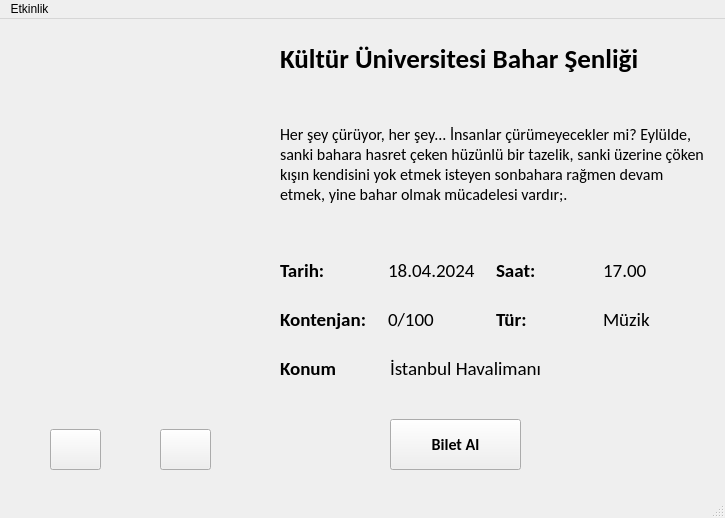
<?xml version="1.0" encoding="UTF-8"?>
<ui version="4.0">
 <class>MainWindow</class>
 <widget class="QMainWindow" name="MainWindow">
  <property name="geometry">
   <rect>
    <x>0</x>
    <y>0</y>
    <width>725</width>
    <height>518</height>
   </rect>
  </property>
  <property name="windowTitle">
   <string>Etkinlik</string>
  </property>
  <widget class="QWidget" name="centralwidget">
   <widget class="QLabel" name="aciklamaLabel">
    <property name="geometry">
     <rect>
      <x>280</x>
      <y>60</y>
      <width>431</width>
      <height>171</height>
     </rect>
    </property>
    <property name="font">
     <font>
      <family>Calibri</family>
      <pointsize>12</pointsize>
     </font>
    </property>
    <property name="frameShape">
     <enum>QFrame::NoFrame</enum>
    </property>
    <property name="text">
     <string>Her şey çürüyor, her şey... İnsanlar çürümeyecekler mi? Eylülde, sanki bahara hasret çeken hüzünlü bir tazelik, sanki üzerine çöken kışın kendisini yok etmek isteyen sonbahara rağmen devam etmek, yine bahar olmak mücadelesi vardır;.</string>
    </property>
    <property name="scaledContents">
     <bool>false</bool>
    </property>
    <property name="wordWrap">
     <bool>true</bool>
    </property>
   </widget>
   <widget class="QLabel" name="foto">
    <property name="enabled">
     <bool>true</bool>
    </property>
    <property name="geometry">
     <rect>
      <x>30</x>
      <y>30</y>
      <width>200</width>
      <height>300</height>
     </rect>
    </property>
    <property name="text">
     <string/>
    </property>
    <property name="scaledContents">
     <bool>true</bool>
    </property>
    <property name="alignment">
     <set>Qt::AlignCenter</set>
    </property>
   </widget>
   <widget class="QWidget" name="verticalLayoutWidget">
    <property name="geometry">
     <rect>
      <x>280</x>
      <y>10</y>
      <width>421</width>
      <height>60</height>
     </rect>
    </property>
    <layout class="QVBoxLayout" name="verticalLayout_2">
     <item>
      <widget class="QLabel" name="etkinlikLabel">
       <property name="font">
        <font>
         <family>Calibri</family>
         <pointsize>20</pointsize>
         <weight>75</weight>
         <bold>true</bold>
        </font>
       </property>
       <property name="text">
        <string>Kültür Üniversitesi Bahar Şenliği</string>
       </property>
       <property name="alignment">
        <set>Qt::AlignLeading|Qt::AlignLeft|Qt::AlignVCenter</set>
       </property>
      </widget>
     </item>
    </layout>
   </widget>
   <widget class="QPushButton" name="biletButon">
    <property name="geometry">
     <rect>
      <x>390</x>
      <y>400</y>
      <width>131</width>
      <height>51</height>
     </rect>
    </property>
    <property name="font">
     <font>
      <family>Calibri</family>
      <pointsize>12</pointsize>
      <weight>75</weight>
      <bold>true</bold>
     </font>
    </property>
    <property name="text">
     <string>Bilet Al</string>
    </property>
   </widget>
   <widget class="QPushButton" name="oncekiButon">
    <property name="geometry">
     <rect>
      <x>50</x>
      <y>410</y>
      <width>51</width>
      <height>41</height>
     </rect>
    </property>
    <property name="text">
     <string/>
    </property>
    <property name="icon">
     <iconset>
      <normaloff>../../kütüphane/ui/sol.png</normaloff>../../kütüphane/ui/sol.png</iconset>
    </property>
    <property name="iconSize">
     <size>
      <width>32</width>
      <height>32</height>
     </size>
    </property>
   </widget>
   <widget class="QPushButton" name="sonrakiButon">
    <property name="geometry">
     <rect>
      <x>160</x>
      <y>410</y>
      <width>51</width>
      <height>41</height>
     </rect>
    </property>
    <property name="font">
     <font>
      <pointsize>8</pointsize>
     </font>
    </property>
    <property name="text">
     <string/>
    </property>
    <property name="icon">
     <iconset>
      <normaloff>../../kütüphane/ui/sağ.png</normaloff>../../kütüphane/ui/sağ.png</iconset>
    </property>
    <property name="iconSize">
     <size>
      <width>32</width>
      <height>32</height>
     </size>
    </property>
   </widget>
   <widget class="QWidget" name="gridLayoutWidget">
    <property name="geometry">
     <rect>
      <x>280</x>
      <y>230</y>
      <width>435</width>
      <height>91</height>
     </rect>
    </property>
    <layout class="QGridLayout" name="gridLayout">
     <property name="rightMargin">
      <number>10</number>
     </property>
     <item row="0" column="0">
      <widget class="QLabel" name="label_7">
       <property name="font">
        <font>
         <family>Calibri</family>
         <pointsize>14</pointsize>
         <weight>75</weight>
         <bold>true</bold>
        </font>
       </property>
       <property name="text">
        <string>Tarih:</string>
       </property>
      </widget>
     </item>
     <item row="0" column="3">
      <widget class="QLabel" name="saatLabel">
       <property name="font">
        <font>
         <family>Calibri</family>
         <pointsize>14</pointsize>
        </font>
       </property>
       <property name="text">
        <string>17.00</string>
       </property>
       <property name="alignment">
        <set>Qt::AlignLeading|Qt::AlignLeft|Qt::AlignVCenter</set>
       </property>
      </widget>
     </item>
     <item row="0" column="2">
      <widget class="QLabel" name="label_8">
       <property name="font">
        <font>
         <family>Calibri</family>
         <pointsize>14</pointsize>
         <weight>75</weight>
         <bold>true</bold>
        </font>
       </property>
       <property name="text">
        <string>Saat:</string>
       </property>
      </widget>
     </item>
     <item row="1" column="3">
      <widget class="QLabel" name="turLabel">
       <property name="font">
        <font>
         <family>Calibri</family>
         <pointsize>14</pointsize>
        </font>
       </property>
       <property name="text">
        <string>Müzik</string>
       </property>
       <property name="alignment">
        <set>Qt::AlignLeading|Qt::AlignLeft|Qt::AlignVCenter</set>
       </property>
      </widget>
     </item>
     <item row="0" column="1">
      <widget class="QLabel" name="tarihLabel">
       <property name="font">
        <font>
         <family>Calibri</family>
         <pointsize>14</pointsize>
        </font>
       </property>
       <property name="text">
        <string>18.04.2024</string>
       </property>
       <property name="alignment">
        <set>Qt::AlignLeading|Qt::AlignLeft|Qt::AlignVCenter</set>
       </property>
      </widget>
     </item>
     <item row="1" column="0">
      <widget class="QLabel" name="label_9">
       <property name="font">
        <font>
         <family>Calibri</family>
         <pointsize>14</pointsize>
         <weight>75</weight>
         <bold>true</bold>
        </font>
       </property>
       <property name="text">
        <string>Kontenjan:</string>
       </property>
      </widget>
     </item>
     <item row="1" column="1">
      <widget class="QLabel" name="kontenjanLabel">
       <property name="font">
        <font>
         <family>Calibri</family>
         <pointsize>14</pointsize>
        </font>
       </property>
       <property name="text">
        <string>0/100</string>
       </property>
       <property name="alignment">
        <set>Qt::AlignLeading|Qt::AlignLeft|Qt::AlignVCenter</set>
       </property>
      </widget>
     </item>
     <item row="1" column="2">
      <widget class="QLabel" name="label_10">
       <property name="font">
        <font>
         <family>Calibri</family>
         <pointsize>14</pointsize>
         <weight>75</weight>
         <bold>true</bold>
        </font>
       </property>
       <property name="text">
        <string>Tür:</string>
       </property>
      </widget>
     </item>
    </layout>
   </widget>
   <widget class="QLabel" name="konumLabel">
    <property name="geometry">
     <rect>
      <x>390</x>
      <y>320</y>
      <width>321</width>
      <height>59</height>
     </rect>
    </property>
    <property name="minimumSize">
     <size>
      <width>0</width>
      <height>0</height>
     </size>
    </property>
    <property name="font">
     <font>
      <family>Calibri</family>
      <pointsize>14</pointsize>
      <weight>50</weight>
      <bold>false</bold>
     </font>
    </property>
    <property name="text">
     <string>İstanbul Havalimanı</string>
    </property>
    <property name="alignment">
     <set>Qt::AlignLeading|Qt::AlignLeft|Qt::AlignVCenter</set>
    </property>
   </widget>
   <widget class="QLabel" name="label_13">
    <property name="geometry">
     <rect>
      <x>280</x>
      <y>320</y>
      <width>239</width>
      <height>59</height>
     </rect>
    </property>
    <property name="font">
     <font>
      <family>Calibri</family>
      <pointsize>14</pointsize>
      <weight>75</weight>
      <bold>true</bold>
     </font>
    </property>
    <property name="text">
     <string>Konum</string>
    </property>
   </widget>
  </widget>
  <widget class="QMenuBar" name="menubar">
   <property name="geometry">
    <rect>
     <x>0</x>
     <y>0</y>
     <width>725</width>
     <height>21</height>
    </rect>
   </property>
   <widget class="QMenu" name="menuKitap">
    <property name="title">
     <string>Etkinlik</string>
    </property>
    <addaction name="etkinlikListe"/>
    <addaction name="biletIptal"/>
   </widget>
   <addaction name="menuKitap"/>
  </widget>
  <widget class="QStatusBar" name="statusbar"/>
  <action name="etkinlikListe">
   <property name="text">
    <string>Etkinlik Listesi</string>
   </property>
  </action>
  <action name="biletIptal">
   <property name="text">
    <string>Bilet İptali</string>
   </property>
  </action>
 </widget>
 <resources/>
 <connections/>
</ui>
